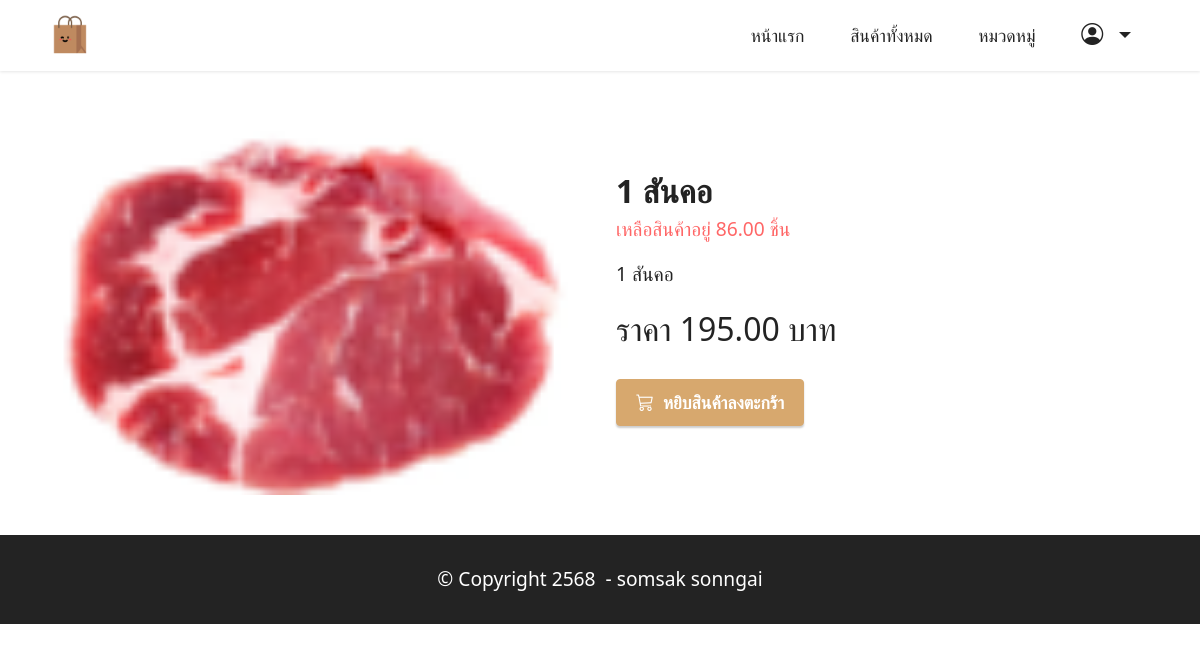
Page /blog/product/2/ on the earlier database version.
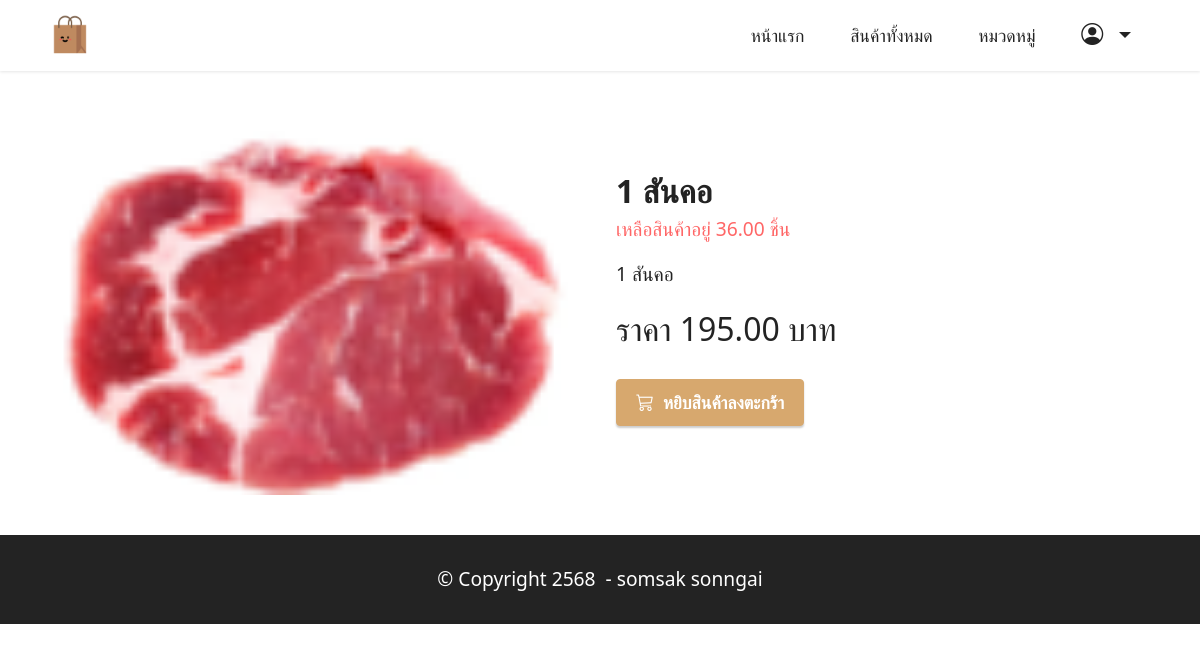
Same page on the later database version.
### productapp/models.py (models this page shows, shortened)
class Product1(models.Model):
    category = models.ForeignKey('Category',on_delete=models.CASCADE,null=True,verbose_name="หมวดหมู่สินค้า")
    name = models.CharField("ชื่อสินค้า", max_length=100)
    description = models.TextField("รายละเอียดสินค้า", max_length=500)
    price = models.DecimalField("ราคาขาย", max_digits=10, decimal_places=2)
    stock = models.DecimalField("จำนวนในสต๊อก", max_digits=10, decimal_places=2)
    is_trending = models.BooleanField("สินค้าแนะนำ", default=False)
    image = models.ImageField("รูปสินค้า", upload_to="product")
    profitprice = models.DecimalField("ราคากำไร", max_digits=10, decimal_places=2)
    created_at = models.DateTimeField("วันที่เพิ่มสินค้า", auto_now_add=True)
    updated_at = models.DateTimeField("วันที่แก้ไขล่าสุด", auto_now=True)
    barcode = models.CharField("บาร์โค้ด", max_length=13, unique=True)
    class Meta:
        verbose_name = "Product"
        verbose_name_plural = "รายการสินค้า"

### productapp/views.py (the view)
# urls.py: path('product/<int:id>/', views.productDetail, name='productDetail'), #การเรียกใช้ blog ตามด้วย id
def productDetail(request,id):
    product=Product1.objects.get(pk=id)
    return render (request,"detail.html",{"product":product}) #มันก็คือ Product1 นั้นแหละที่เรียกใช้ที่เก็บไว้ในตัวแปร product ถ้าต้องการที่จะทำการเรียกใช้ก็เรียกใช้ product

### productapp/templates/detail.html (shortened to what this page needs)
{% extends "layout.html"%}
{% load humanize %}
{% block content%}
<div class="container my-3">
    <div class="card-wrapper">
        <div class="row align-items-center mt-4">
            <div class="col-12 col-lg-6">
                <div class="image-wrapper">
                    <img src="{{product.image.url}}">
                </div>
            </div>
            <div class="col-12 col-lg-6 my-4">
                <div class="text-box">
                    <h5 class="mbr-title mbr-fonts-style display-5">
                        <strong>{{product.name}}</strong>
                        <p class="display-7 text-secondary">เหลือสินค้าอยู่ {{product.stock}} ชิ้น</p>
                    </h5>
                    <p class="mbr-text mbr-fonts-style display-7">{{product.description}}</p>
                    <div class="cost">
                        <span class="currentcost mbr-fonts-style pr-2 display-5">ราคา {{product.price}} บาท</span>
                    </div>
                    <div class="mbr-section-btn pt-3">
                        {%if product.stock <= 0 %}
                             <h2 class="text-secondary " t>สินค้าหมด</h2>
                        {% else %}
                            <a href="{% url 'addCart' product.id %}" class="btn btn-primary display-4">
                                 <i class="bi bi-cart3"></i></i>&nbsp;
                                    หยิบสินค้าลงตะกร้า
                             </a>
                         {% endif %}
                    </div>
                </div>
            </div>
        </div>
    </div>
    <br>
</div>
{% endblock %}

Differences in the rows shown:
changed Product1 "1 สันคอ": stock "86.00" → "36.00"
